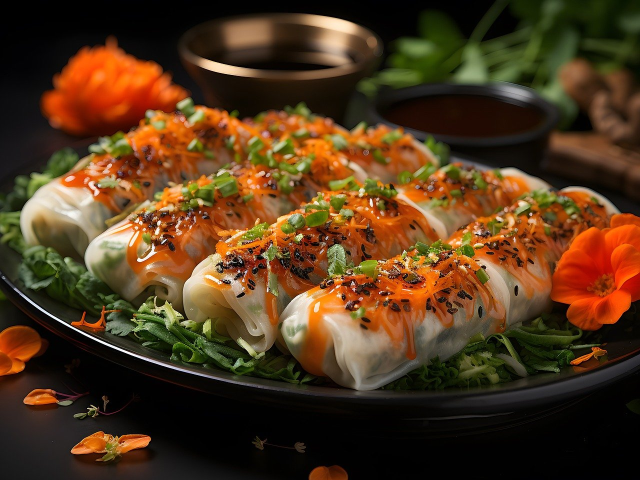
#> input picture s.jpg, 1280 x 960 px (shown at 1/2 size)
$ python 8.py
#> lines starting #> are read from the running program, lines starting #| are printed output that depends on the picture
import cv2
import numpy as np
image = cv2.imread('s.jpg')
#> image is the input picture: shape (960, 1280, 3); mean B, G, R 28.2, 55.5, 82.8
angle = 45
scale_x = 1.5
scale_y = 1.5
tx = 50
ty = 50

height, width = image.shape[:2]
#> height = 960; width = 1280
rotation_matrix = cv2.getRotationMatrix2D((width/2, height/2), angle, 1)
rotated_image = cv2.warpAffine(image, rotation_matrix, (width, height))
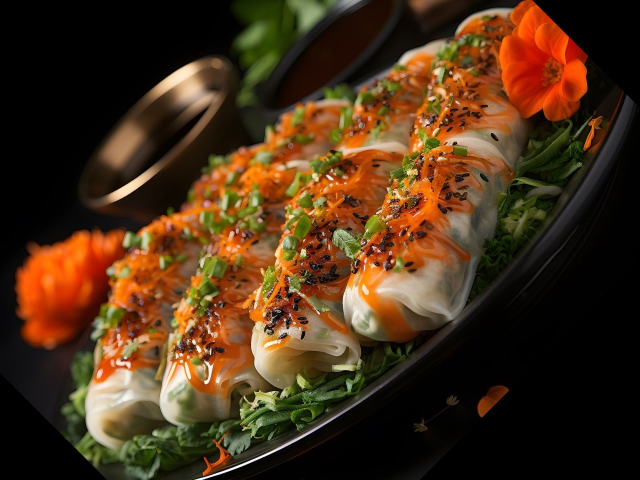
#> rotated_image: shape (960, 1280, 3) (shown at 1/2 size); mean B, G, R 24.7, 49.1, 74.6
scaled_image = cv2.resize(image, None, fx=scale_x, fy=scale_y)
translation_matrix = np.float32([[1, 0, tx], [0, 1, ty]])
translated_image = cv2.warpAffine(image, translation_matrix, (width, height))
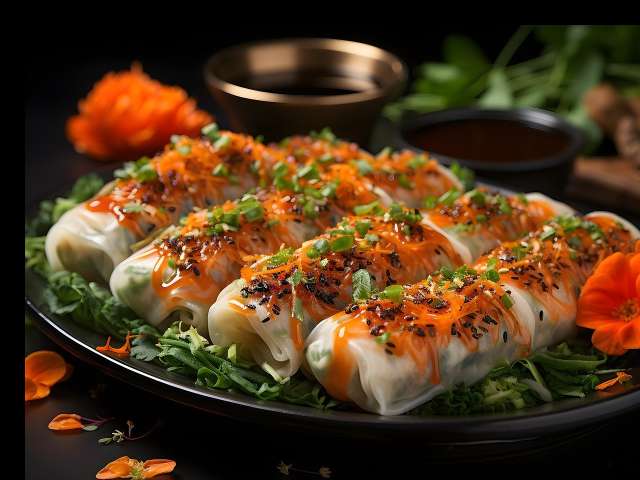
#> translated_image: shape (960, 1280, 3) (shown at 1/2 size); mean B, G, R 27.2, 53.6, 79.2

cv2.imshow('Original Image', image)
cv2.imshow('Rotated Image', rotated_image)
cv2.imshow('Scaled Image', scaled_image)
cv2.imshow('Translated Image', translated_image)

cv2.waitKey(0)
cv2.destroyAllWindows()
